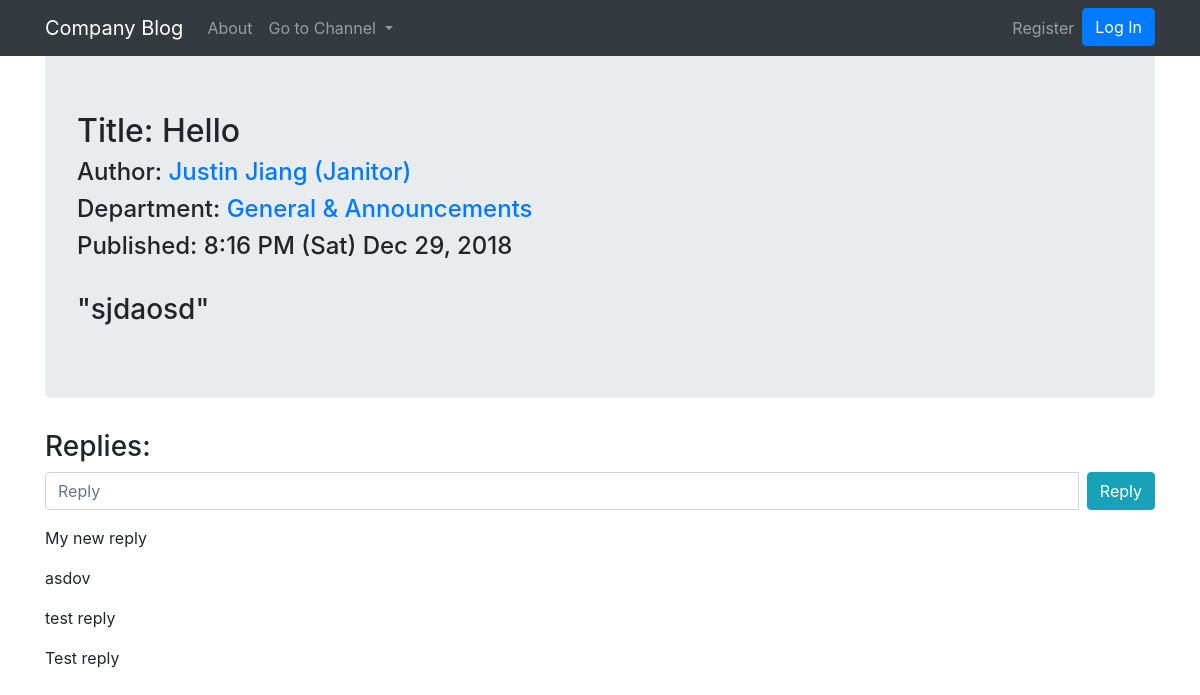
/post/1, run on the app's committed database.
### blogApp/models.py (models this page shows, shortened)
class Post(db.Model):
    __tablename__ = 'posts'
    users = db.relationship(User)
    id = db.Column(db.Integer, primary_key=True)
    user_id = db.Column(db.Integer, db.ForeignKey('users.id'), nullable=False)
    date = db.Column(db.DateTime, nullable=False, default = datetime.utcnow)
    title = db.Column(db.String(128), nullable=False)
    department = db.Column(db.String(128))
    text = db.Column(db.Text, nullable=False)
    replies = db.relationship('Reply', backref='parent_post', lazy=True)

class User(db.Model, UserMixin):
    __tablename__ = 'users'
    id = db.Column(db.Integer, primary_key = True)
    email = db.Column(db.String(64), unique=True, index=True)
    username = db.Column(db.String(64), unique=True, index=True)
    position = db.Column(db.String(64), index=True)
    password_hash = db.Column(db.String(128))
    posts = db.relationship('Post', backref='author', lazy=True)

class Reply(db.Model):
    posts = db.relationship(Post)
    id = db.Column(db.Integer, primary_key=True)
    post_id = db.Column(db.Integer, db.ForeignKey('posts.id'), nullable=False)
    date = db.Column(db.DateTime, nullable=False, default = datetime.utcnow)
    text = db.Column(db.Text, nullable=False)

### blogApp/posts/views.py (the view, shortened to what this page needs)
@posts.route('/post/<int:post_id>', methods=['GET', 'POST'])
def view_post(post_id):
    post = Post.query.get_or_404(post_id)
    replies = Reply.query.filter_by(parent_post=post).order_by(Reply.date.desc())
    form = NewReplyForm()
    return render_template('view_post.html', form=form, post=post, replies=replies)

### blogApp/posts/forms.py
class NewReplyForm(FlaskForm):
    text = StringField('Text', validators=[DataRequired()])
    submit = SubmitField('Reply')

### blogApp/__init__.py (called while the page is built)
@app.context_processor
def inject_test():
	departments = NewPostForm.departments
	return dict(departments=departments)

### blogApp/templates/view_post.html (shortened to what this page needs)
{% extends "base.html" %}
{% block content %}
<div class="jumbotron">
  <h2>Title: {{ post.title }}</h2>
  <h4>Author: <a href="{{ url_for('users.user_posts', username=post.author.username) }}">{{ post.author.username }} ({{post.author.position}})</a></h4>
  <h4>Department: <a href="{{ url_for('core.department', department=post.department) }}">{{ post.department }}</a></h4>
  <h4>Published: {{ post.date.strftime('%-I:%M %p (%a) %b %d, %Y') }}</h4>
  <br>
  <h3>"{{ post.text }}"</h3>
</div>
<h3>Replies:</h3>
  <form class="form-group" method="POST">
  <div class="input-group">
      {{ form.text(class="form-control", placeholder="Reply") }}
      <span class="input-group-btn">
        {{ form.submit(class="btn btn-info", style="margin-left:8px") }}
      </span>
  </div>
  </form>
{% for item in replies %}
<p>{{item.text}}</p>
{% endfor %}
{% endblock content %}

### data on the page
Post: title "Hello", department "General & Announcements", date "8:16 PM (Sat) Dec 29, 2018", text "sjdaosd"
User: author.username "Justin Jiang", author.position "Janitor"
Reply: text "My new reply"
Reply: text "asdov"
Reply: text "test reply"
Reply: text "Test reply"
